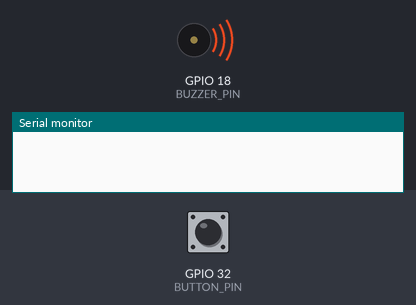
A sketch run on a simulated ESP32. Parts: buzzer (waves = sounding), the last lines printed to the serial monitor. The inputs (shaded band) are chosen by the test bench; at power-on: GPIO 32 (BUTTON_PIN) HIGH.

Above: at 1.2 s.
1.3 s: GPIO 32 (BUTTON_PIN) pulled LOW for 0.15 s
At 1.75 s:
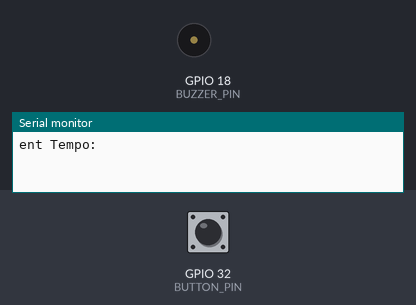
4.4 s: GPIO 32 (BUTTON_PIN) pulled LOW for 1 s
9.9 s: GPIO 32 (BUTTON_PIN) pulsed HIGH 2 times (0.12 s each, 0.3 s apart)
Timing chart, 0 to 14.5 s (numbered marks = the images above; inputs shaded):
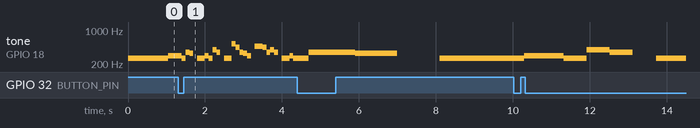

The sketch:

Song_Birthday.ino
```cpp
#include <Arduino.h>

#define BUZZER_PIN 18
#define BUTTON_PIN 32

hw_timer_t *My_timer = NULL;

volatile int noteIndex = 0;      // To keep track of the note index
volatile unsigned long lastNoteTime = 0; // Time when the last note was played
int duration = 0; // Duration of each note in ms (tweak this for the song)

int tempoLevels[5] = {1100000, 850000, 600000, 350000, 100000};  // speed of the song (slowest, slow, normal, fast, fastest)
int currentTempo = 3;  // Default speed level
const int noteDuration = 400;  // Duration of each note in ms (tweak this for the song)

// Happy Birthday Melody (in Hz)
const int notes[] = {
  262, 262, 294, 262, 349, 330, 0,  // Happy Birthday to You
  262, 262, 294, 262, 392, 349, 0,  // Happy Birthday to You
  262, 262, 523, 440, 349, 330, 294, 0, // Happy Birthday Dear (Name)
  466, 466, 440, 349, 392, 349, 0   // Happy Birthday to You
};

// Note durations
// int noteDurations[] = {
//   400, 400, 200, 200, 200, 200, 400,
//   400, 400, 200, 200, 200, 200, 400,
//   400, 400, 200, 200, 200, 200, 200, 400,
//   400, 400, 200, 200, 200, 200, 400
// };

const int numNotes = sizeof(notes) / sizeof(notes[0]);

void IRAM_ATTR onTimer() {
  // noTone(BUZZER_PIN);  // Stop before play the next note
  tone(BUZZER_PIN, notes[noteIndex]);  // Play current note
  lastNoteTime = millis();  // Update the time of the last note played
  duration = noteDuration; /*[noteIndex];*/  // Set the length of the note as specified.
  noteIndex = (noteIndex + 1) % numNotes;  // Loop the song
}

void IRAM_ATTR onButtonPress() {
  currentTempo = (currentTempo + 1) % 5;  // Update the speed of the song (5 level)
  Serial.print("Current Tempo: " + currentTempo);
  // Serial.println(currentTempo);  // Debug: print currentTempo value
  timerAlarm(My_timer, tempoLevels[currentTempo], true, 0);  // Adjust the speed of the song
}

void setup() {
  pinMode(BUZZER_PIN, OUTPUT);
  pinMode(BUTTON_PIN, INPUT_PULLUP);  // Pull Up button
  attachInterrupt(digitalPinToInterrupt(BUTTON_PIN), onButtonPress, FALLING);  // ตั้ง interrupt สำหรับปุ่มกด
  Serial.begin(115200);
  // Set up the timer for LED toggling and note playback
  My_timer = timerBegin(1000000);  // Timer 0 with prescale 80 (1 tick = 1 µs)
  timerAttachInterrupt(My_timer, &onTimer);  // Attach interrupt for the timer
  timerAlarm(My_timer, tempoLevels[currentTempo], true, 0);  // Set the song that start with default speed level (level 1)
}

void loop() {
  unsigned long currentMillis = millis();

  // Check if it's time to play the next note
  if (currentMillis - lastNoteTime >= duration) {
    // noTone(BUZZER_PIN);  // Stop before play the next note
    lastNoteTime = currentMillis; // Update the time of the last note played
    noTone(BUZZER_PIN);  // Stop the buzzer if the note is 0
    tone(BUZZER_PIN, notes[noteIndex]);  // Move to the next note
    duration = noteDuration; /*[noteIndex];*/  // Set the lenght of the next note
  }
}
```
